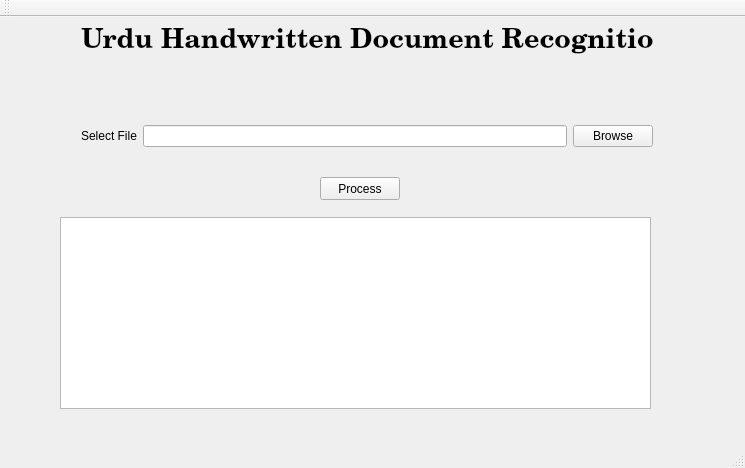
<?xml version="1.0" encoding="UTF-8"?>
<ui version="4.0">
 <class>MainWindow</class>
 <widget class="QMainWindow" name="MainWindow">
  <property name="geometry">
   <rect>
    <x>0</x>
    <y>0</y>
    <width>745</width>
    <height>468</height>
   </rect>
  </property>
  <property name="windowTitle">
   <string>MainWindow</string>
  </property>
  <property name="styleSheet">
   <string notr="true"/>
  </property>
  <widget class="QWidget" name="centralWidget">
   <widget class="QTextBrowser" name="textBrowser">
    <property name="geometry">
     <rect>
      <x>60</x>
      <y>200</y>
      <width>591</width>
      <height>192</height>
     </rect>
    </property>
   </widget>
   <widget class="QPushButton" name="proc_button">
    <property name="geometry">
     <rect>
      <x>320</x>
      <y>160</y>
      <width>80</width>
      <height>23</height>
     </rect>
    </property>
    <property name="text">
     <string>Process</string>
    </property>
   </widget>
   <widget class="QWidget" name="">
    <property name="geometry">
     <rect>
      <x>70</x>
      <y>0</y>
      <width>594</width>
      <height>141</height>
     </rect>
    </property>
    <layout class="QVBoxLayout" name="verticalLayout">
     <item>
      <widget class="QLabel" name="label">
       <property name="font">
        <font>
         <family>Century Schoolbook L</family>
         <pointsize>20</pointsize>
         <weight>75</weight>
         <bold>true</bold>
        </font>
       </property>
       <property name="text">
        <string>Urdu Handwritten Document Recognition</string>
       </property>
      </widget>
     </item>
     <item>
      <spacer name="verticalSpacer">
       <property name="orientation">
        <enum>Qt::Vertical</enum>
       </property>
       <property name="sizeHint" stdset="0">
        <size>
         <width>20</width>
         <height>40</height>
        </size>
       </property>
      </spacer>
     </item>
     <item>
      <layout class="QHBoxLayout" name="horizontalLayout">
       <item>
        <widget class="QLabel" name="label_2">
         <property name="text">
          <string>Select File</string>
         </property>
        </widget>
       </item>
       <item>
        <widget class="QLineEdit" name="lineEdit"/>
       </item>
       <item>
        <widget class="QPushButton" name="pushButton">
         <property name="text">
          <string>Browse</string>
         </property>
        </widget>
       </item>
      </layout>
     </item>
    </layout>
   </widget>
  </widget>
  <widget class="QMenuBar" name="menuBar">
   <property name="geometry">
    <rect>
     <x>0</x>
     <y>0</y>
     <width>745</width>
     <height>20</height>
    </rect>
   </property>
  </widget>
  <widget class="QToolBar" name="mainToolBar">
   <attribute name="toolBarArea">
    <enum>TopToolBarArea</enum>
   </attribute>
   <attribute name="toolBarBreak">
    <bool>false</bool>
   </attribute>
  </widget>
  <widget class="QStatusBar" name="statusBar"/>
 </widget>
 <layoutdefault spacing="6" margin="11"/>
 <resources/>
 <connections/>
</ui>
